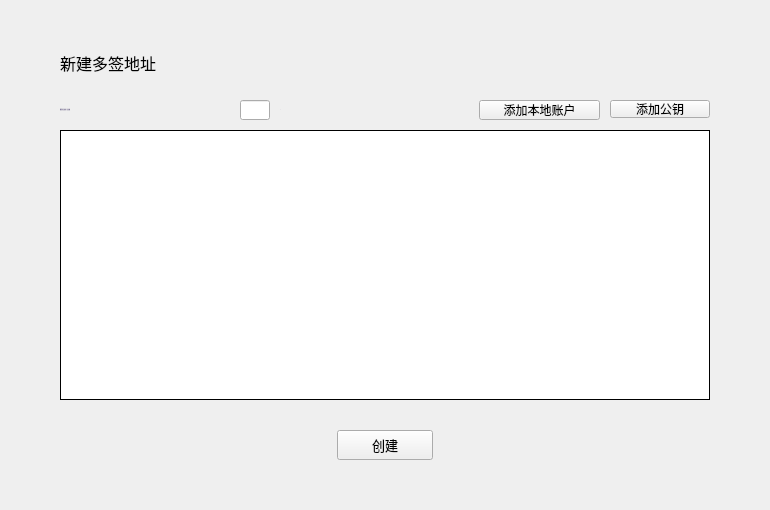
<?xml version="1.0" encoding="UTF-8"?>
<ui version="4.0">
 <class>CreateMultisigWidget</class>
 <widget class="QWidget" name="CreateMultisigWidget">
  <property name="geometry">
   <rect>
    <x>0</x>
    <y>0</y>
    <width>770</width>
    <height>510</height>
   </rect>
  </property>
  <property name="windowTitle">
   <string>Form</string>
  </property>
  <widget class="QTableWidget" name="pubKeyTableWidget">
   <property name="geometry">
    <rect>
     <x>60</x>
     <y>130</y>
     <width>650</width>
     <height>270</height>
    </rect>
   </property>
   <property name="cursor" stdset="0">
    <cursorShape>PointingHandCursor</cursorShape>
   </property>
   <property name="layoutDirection">
    <enum>Qt::LeftToRight</enum>
   </property>
   <property name="styleSheet">
    <string notr="true"/>
   </property>
   <property name="frameShape">
    <enum>QFrame::Box</enum>
   </property>
   <property name="frameShadow">
    <enum>QFrame::Plain</enum>
   </property>
   <property name="verticalScrollBarPolicy">
    <enum>Qt::ScrollBarAsNeeded</enum>
   </property>
   <property name="horizontalScrollBarPolicy">
    <enum>Qt::ScrollBarAlwaysOff</enum>
   </property>
   <property name="autoScroll">
    <bool>true</bool>
   </property>
   <property name="editTriggers">
    <set>QAbstractItemView::NoEditTriggers</set>
   </property>
   <property name="selectionMode">
    <enum>QAbstractItemView::NoSelection</enum>
   </property>
   <property name="iconSize">
    <size>
     <width>19</width>
     <height>12</height>
    </size>
   </property>
   <property name="showGrid">
    <bool>true</bool>
   </property>
   <property name="gridStyle">
    <enum>Qt::SolidLine</enum>
   </property>
   <attribute name="horizontalHeaderVisible">
    <bool>false</bool>
   </attribute>
   <attribute name="horizontalHeaderCascadingSectionResizes">
    <bool>false</bool>
   </attribute>
   <attribute name="horizontalHeaderHighlightSections">
    <bool>false</bool>
   </attribute>
   <attribute name="verticalHeaderVisible">
    <bool>false</bool>
   </attribute>
   <attribute name="verticalHeaderHighlightSections">
    <bool>false</bool>
   </attribute>
   <column>
    <property name="text">
     <string>已添加的公钥</string>
    </property>
    <property name="font">
     <font>
      <family>微软雅黑</family>
     </font>
    </property>
    <property name="textAlignment">
     <set>AlignCenter</set>
    </property>
   </column>
   <column>
    <property name="text">
     <string/>
    </property>
    <property name="font">
     <font>
      <family>微软雅黑</family>
     </font>
    </property>
    <property name="textAlignment">
     <set>AlignCenter</set>
    </property>
   </column>
  </widget>
  <widget class="QToolButton" name="addPubKeyBtn">
   <property name="geometry">
    <rect>
     <x>610</x>
     <y>100</y>
     <width>100</width>
     <height>18</height>
    </rect>
   </property>
   <property name="font">
    <font>
     <family>微软雅黑</family>
     <weight>50</weight>
     <italic>false</italic>
     <bold>false</bold>
    </font>
   </property>
   <property name="cursor">
    <cursorShape>PointingHandCursor</cursorShape>
   </property>
   <property name="focusPolicy">
    <enum>Qt::NoFocus</enum>
   </property>
   <property name="styleSheet">
    <string notr="true"/>
   </property>
   <property name="text">
    <string>添加公钥</string>
   </property>
   <property name="BtnStyle" stdset="0">
    <string>btn1</string>
   </property>
  </widget>
  <widget class="QToolButton" name="addLocalAccountBtn">
   <property name="geometry">
    <rect>
     <x>479</x>
     <y>100</y>
     <width>121</width>
     <height>20</height>
    </rect>
   </property>
   <property name="font">
    <font>
     <family>微软雅黑</family>
     <weight>50</weight>
     <italic>false</italic>
     <bold>false</bold>
    </font>
   </property>
   <property name="cursor">
    <cursorShape>PointingHandCursor</cursorShape>
   </property>
   <property name="focusPolicy">
    <enum>Qt::NoFocus</enum>
   </property>
   <property name="styleSheet">
    <string notr="true"/>
   </property>
   <property name="text">
    <string>添加本地账户</string>
   </property>
   <property name="BtnStyle" stdset="0">
    <string>btn1</string>
   </property>
  </widget>
  <widget class="QLabel" name="addressLabel">
   <property name="geometry">
    <rect>
     <x>60</x>
     <y>100</y>
     <width>180</width>
     <height>20</height>
    </rect>
   </property>
   <property name="font">
    <font>
     <family>微软雅黑</family>
     <pointsize>-1</pointsize>
     <weight>50</weight>
     <italic>false</italic>
     <bold>false</bold>
    </font>
   </property>
   <property name="styleSheet">
    <string notr="true">QLabel{color: rgb(137,129,161);font: 11px &quot;微软雅黑&quot;;}
</string>
   </property>
   <property name="text">
    <string>需要签名数量/公钥总数</string>
   </property>
   <property name="scaledContents">
    <bool>true</bool>
   </property>
   <property name="textInteractionFlags">
    <set>Qt::TextSelectableByMouse</set>
   </property>
  </widget>
  <widget class="QLineEdit" name="requiredLineEdit">
   <property name="geometry">
    <rect>
     <x>240</x>
     <y>100</y>
     <width>30</width>
     <height>20</height>
    </rect>
   </property>
  </widget>
  <widget class="QLabel" name="totalNumLabel">
   <property name="geometry">
    <rect>
     <x>280</x>
     <y>100</y>
     <width>100</width>
     <height>20</height>
    </rect>
   </property>
   <property name="font">
    <font>
     <family>微软雅黑</family>
     <pointsize>-1</pointsize>
     <weight>50</weight>
     <italic>false</italic>
     <bold>false</bold>
    </font>
   </property>
   <property name="styleSheet">
    <string notr="true">QLabel{color: rgb(137,129,161);font: 11px &quot;微软雅黑&quot;;}
</string>
   </property>
   <property name="text">
    <string>/</string>
   </property>
   <property name="scaledContents">
    <bool>true</bool>
   </property>
   <property name="textInteractionFlags">
    <set>Qt::TextSelectableByMouse</set>
   </property>
  </widget>
  <widget class="QToolButton" name="createBtn">
   <property name="geometry">
    <rect>
     <x>337</x>
     <y>430</y>
     <width>96</width>
     <height>30</height>
    </rect>
   </property>
   <property name="font">
    <font>
     <family>微软雅黑</family>
     <pointsize>10</pointsize>
    </font>
   </property>
   <property name="cursor">
    <cursorShape>PointingHandCursor</cursorShape>
   </property>
   <property name="focusPolicy">
    <enum>Qt::NoFocus</enum>
   </property>
   <property name="styleSheet">
    <string notr="true"/>
   </property>
   <property name="text">
    <string>创建</string>
   </property>
   <property name="BtnStyle" stdset="0">
    <string>ok</string>
   </property>
  </widget>
  <widget class="QLabel" name="title_label">
   <property name="geometry">
    <rect>
     <x>60</x>
     <y>50</y>
     <width>200</width>
     <height>26</height>
    </rect>
   </property>
   <property name="font">
    <font>
     <family>微软雅黑</family>
     <pointsize>12</pointsize>
     <weight>50</weight>
     <italic>false</italic>
     <bold>false</bold>
    </font>
   </property>
   <property name="styleSheet">
    <string notr="true"/>
   </property>
   <property name="text">
    <string>新建多签地址</string>
   </property>
  </widget>
 </widget>
 <resources/>
 <connections/>
</ui>
